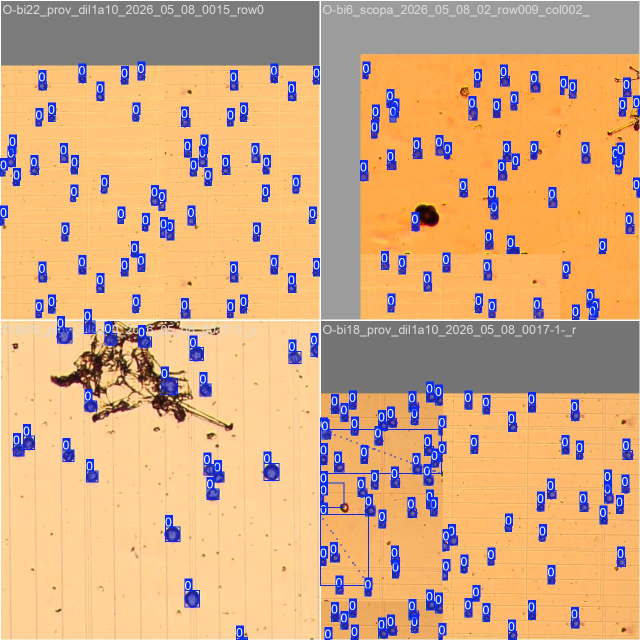
#> input picture runs/pollen_nano_test-2/train_batch0.jpg, 1280 x 1280 px (shown at 1/2 size)
$ python line_detector.py ../runs/pollen_nano_test-2/train_batch0.jpg
#> lines starting #> are read from the running program, lines starting #| are printed output that depends on the picture; after the words box and inside, x2 and y2 are one past the last pixel; in counts of white or black regions, pixels touching at a corner belong together
import cv2
import numpy as np
import os
from shapely.geometry import Polygon

def detect_grid_squares(image_source, min_square_area=1000, max_square_area=10000000, debug=False):
    """
    Detects the Bürker chamber counting grid using a High-Pass Thin-Strip Template Matching algorithm.
    By using thin strips and a high-pass filter, it avoids rotation smear and perfectly isolates the grid lines
    from dense pollen clusters.
    """
#> called with min_square_area = 1000, max_square_area = 10000000, debug = True
    if isinstance(image_source, str):
        img = cv2.imread(image_source)
#> img is the input picture: shape (1280, 1280, 3); mean B, G, R 130.3, 170.7, 212.5
        if img is None:
            raise ValueError(f"Could not read image: {image_source}")
    else:
        img = image_source.copy()

    gray = cv2.cvtColor(img, cv2.COLOR_BGR2GRAY)
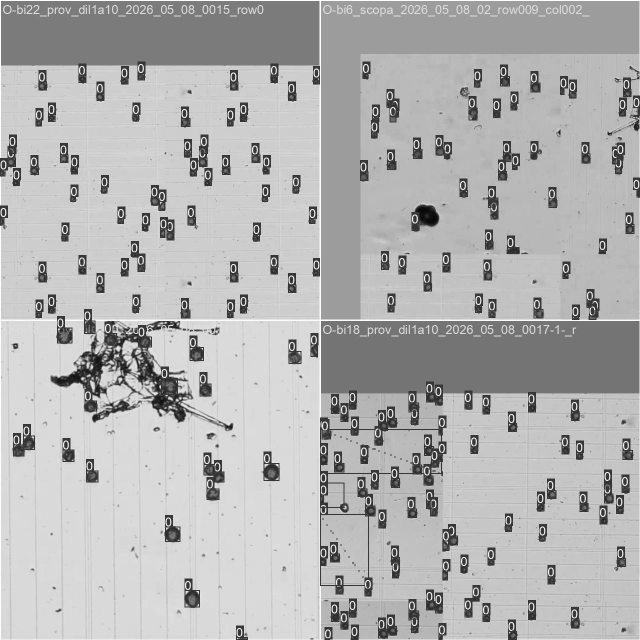
#> gray: shape (1280, 1280) (shown at 1/2 size); min 6, max 255, mean 178.6
    clahe = cv2.createCLAHE(clipLimit=2.0, tileGridSize=(8,8))
    gray = clahe.apply(gray)
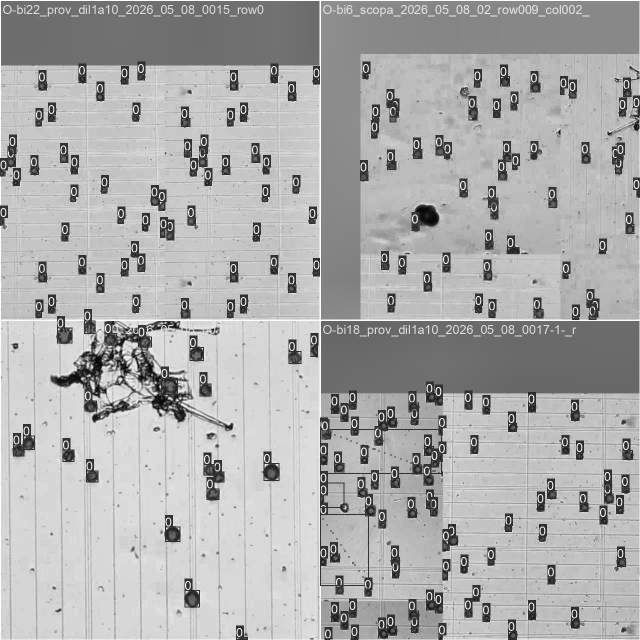
#> gray: shape (1280, 1280) (shown at 1/2 size); min 5, max 255, mean 172.4
    edges = cv2.Canny(gray, 50, 150, apertureSize=3)
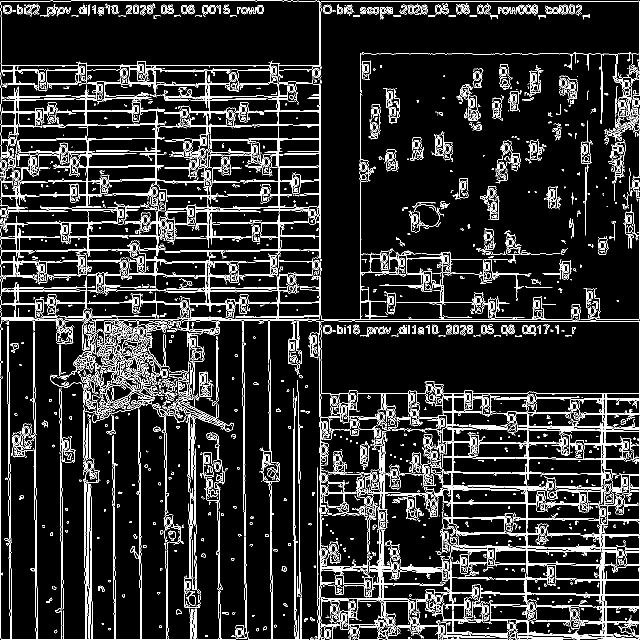
#> edges: shape (1280, 1280) (shown at 1/2 size); 10.6% white in thin lines or dots

    h, w = img.shape[:2]
    cx, cy = w // 2, h // 2

    # Use a thin strip across the center to avoid rotation smear
    strip_w = min(1000, w)
    strip_h = min(1000, h)

    strip_x = edges[cy - strip_h//2 : cy + strip_h//2, :]
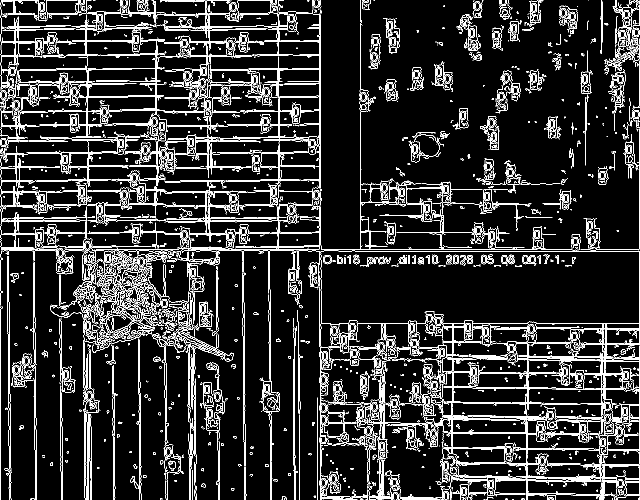
#> strip_x: shape (1000, 1280) (shown at 1/2 size); 11% white in thin lines or dots
    strip_y = edges[:, cx - strip_w//2 : cx + strip_w//2]
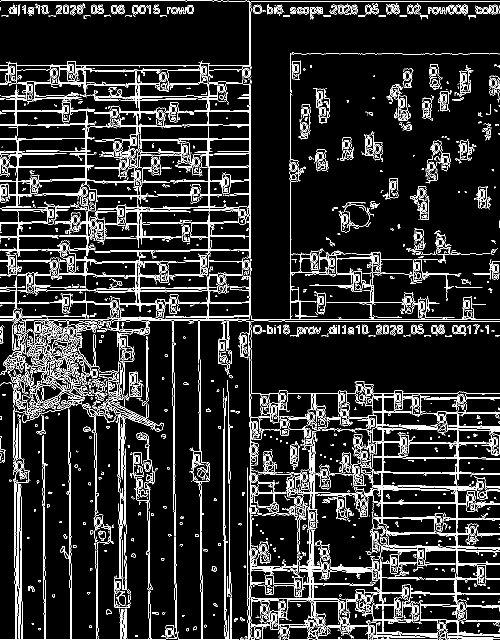
#> strip_y: shape (1280, 1000) (shown at 1/2 size); 10.5% white in thin lines or dots

    x_proj = np.sum(strip_x, axis=0)
#> x_proj = 1280 values, max 177480 at index 1278, min 2805 at index 0, mean 28127.7
    y_proj = np.sum(strip_y, axis=1)
#> y_proj = 1280 values, max 157080 at index 642, min 0 at index 0, mean 26833

    # High-pass filter: short smooth (keep lines) minus long smooth (remove pollen blobs)
    short_kernel = np.ones(5) / 5
    x_short = np.convolve(x_proj, short_kernel, mode='same')
#> x_short = 1280 values, max 91086 at index 640, min 9588 at index 693, mean 28053.8
    y_short = np.convolve(y_proj, short_kernel, mode='same')
#> y_short = 1280 values, max 99093 at index 640, min 510 at index 41, mean 26765.4

    long_kernel = np.ones(101) / 101
    x_long = np.convolve(x_proj, long_kernel, mode='same')
#> x_long = 1280 values, max 38573.2 at index 375, min 17393 at index 1279, mean 27398.5
    y_long = np.convolve(y_proj, long_kernel, mode='same')
#> y_long = 1280 values, max 35705 at index 621, min 3178.7 at index 79, mean 26050.8

    x_hp = x_short - x_long
#> x_hp = 1280 values, max 68320.3 at index 640, min -16023.1 at index 606, mean 655.3
    y_hp = y_short - y_long
#> y_hp = 1280 values, max 66167.7 at index 640, min -21284.7 at index 589, mean 714.6
    x_hp[x_hp < 0] = 0
    y_hp[y_hp < 0] = 0

    def get_best_grid(arr_x, arr_y):
        best_score = 0
        best_start_x = 0
        best_start_y = 0
        best_S = 187

        # A Bürker chamber has 4x4 squares in the corners.
        # So a corner has 5 lines: [0, 1, 2, 3, 4] * S
        # The central cross is 1mm wide, which is 4 * S.
        # So the next corner starts at 4 + 4 = 8.
        # The next corner has 5 lines: [8, 9, 10, 11, 12] * S
        template = [0, 1, 2, 3, 4, 8, 9, 10, 11, 12]

        # S is typically ~180-210 pixels for a 5184x3456 image.
        scale = w / 3456.0
        min_S = max(10, int(150 * scale))
        max_S = max(20, int(250 * scale))

        for S in range(min_S, max_S):
            # Find best X
            best_x_score = 0
            best_x = 0
            for i in range(len(arr_x) - 12 * S):
                score = sum(arr_x[i + idx * S] for idx in template)
                if score > best_x_score:
                    best_x_score = score
                    best_x = i

            # Find best Y
            best_y_score = 0
            best_y = 0
            for j in range(len(arr_y) - 12 * S):
                score = sum(arr_y[j + idx * S] for idx in template)
                if score > best_y_score:
                    best_y_score = score
                    best_y = j

            # We want the highest COMBINED score where X and Y share the exact same spacing (perfect squares)
            combined = best_x_score + best_y_score
            if combined > best_score:
                best_score = combined
                best_start_x = best_x
                best_start_y = best_y
                best_S = S
#> after the loop, best_S = 58; best_score = 335176; best_start_x = 2; best_start_y = 25

        return best_start_x, best_start_y, best_S

    x_start, y_start, true_spacing = get_best_grid(x_hp, y_hp)
#> x_start = 2; y_start = 25; true_spacing = 58

    macro_grids = {}
    vis_img = img.copy() if debug else None

    # We have 9 macro squares (3x3 grid).
    # Col indices: Left=0, Center=4, Right=8
    # Row indices: Top=0, Mid=4, Bottom=8
    labels_x = {0: "L", 4: "C", 8: "R"}
    labels_y = {0: "T", 4: "M", 8: "B"}

    for xi, x_char in labels_x.items():
        for yi, y_char in labels_y.items():
            label = f"{y_char}{x_char}"
            macro_x = x_start + xi * true_spacing
            macro_y = y_start + yi * true_spacing

            macro_grids[label] = []

            # Subdivide each macro square into a 4x4 grid of counting squares
            for i in range(4):
                for j in range(4):
                    sx1 = macro_x + i * true_spacing
                    sx2 = macro_x + (i + 1) * true_spacing
                    sy1 = macro_y + j * true_spacing
                    sy2 = macro_y + (j + 1) * true_spacing

                    poly = Polygon([(sx1, sy1), (sx2, sy1), (sx2, sy2), (sx1, sy2)])
                    macro_grids[label].append(poly)

                    if debug:
                        # Draw thin lines for the sub-grid
                        cv2.rectangle(vis_img, (int(sx1), int(sy1)), (int(sx2), int(sy2)), (255, 0, 0), 2)

            if debug:
                # Draw thick lines for the macro-square boundary
                cv2.rectangle(vis_img, (int(macro_x), int(macro_y)),
                              (int(macro_x + 4*true_spacing), int(macro_y + 4*true_spacing)),
                              (0, 255, 0), 6)
                # Label the macro square
                cv2.putText(vis_img, label, (int(macro_x) + 10, int(macro_y) + 50),
                            cv2.FONT_HERSHEY_SIMPLEX, 2, (0, 255, 0), 4)
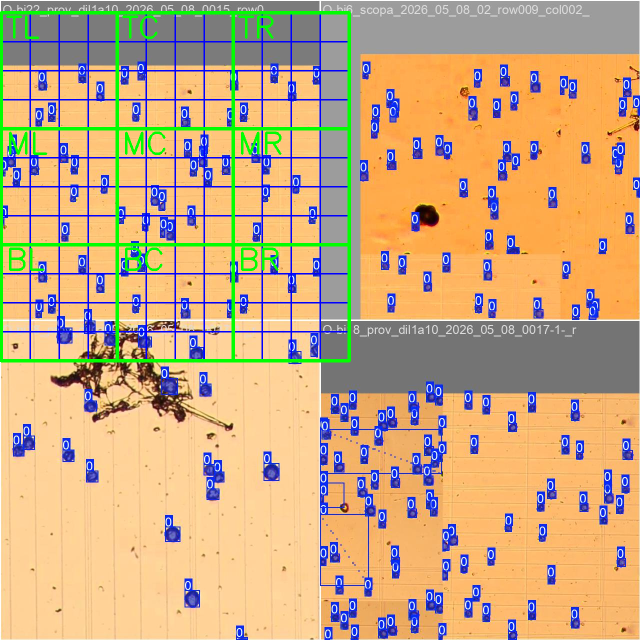
#> vis_img: shape (1280, 1280, 3) (shown at 1/2 size); 5.1% of pixels changed, all inside (x1, y1, x2, y2) = (0, 22, 702, 725)
#> after the loop, macro_grids = 9 items

    if debug:
        if isinstance(image_source, str):
            base_name = os.path.basename(image_source)
            name, ext = os.path.splitext(base_name)
            out_path = os.path.join(os.path.dirname(image_source), f"{name}_grid{ext}")
        else:
            out_path = "debug_live_grid.jpg"

        cv2.imwrite(out_path, vis_img)
        print(f"Debug grid image saved to: {out_path}")

    return macro_grids

if __name__ == "__main__":
    import sys
    if len(sys.argv) > 1:
        img_path = sys.argv[1]
        macro_grids = detect_grid_squares(img_path, debug=True)
#> macro_grids = 9 items
        total_sq = sum(len(grid) for grid in macro_grids.values())
#> total_sq = 144
        print(f"Found {total_sq} counting squares across {len(macro_grids)} macro-regions in {img_path}")
#| Found 144 counting squares across 9 macro-regions in ../runs/pollen_nano_test-2/train_batch0.jpg
    else:
        print("Usage: python src/line_detector.py <image_path>")

$ run again, on runs/pollen_nano_test-2/train_batch2.jpg
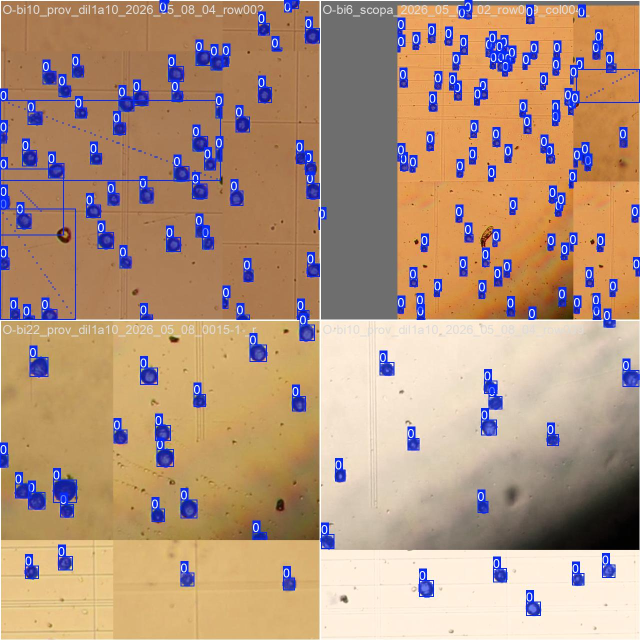
#> input picture runs/pollen_nano_test-2/train_batch2.jpg, 1280 x 1280 px (shown at 1/2 size)
#> in detect_grid_squares, img is the input picture: shape (1280, 1280, 3); mean B, G, R 125, 148.4, 178.7
#> in detect_grid_squares, `edges = cv2.Canny(gray, 50, 150, apertureSize=3)`:
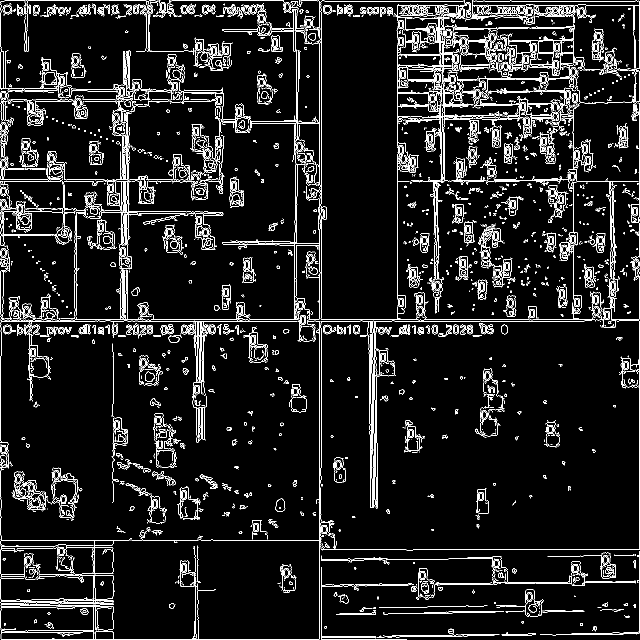
#> edges: shape (1280, 1280) (shown at 1/2 size); 7.4% white in thin lines or dots
#> strip_x: shape (1000, 1280); 6.9% white in thin lines or dots
#> strip_y: shape (1280, 1000); 7.2% white in thin lines or dots
#> x_proj = 1280 values, max 209355 at index 642, min 1020 at index 703, mean 17597.8
#> y_proj = 1280 values, max 240465 at index 642, min 1275 at index 1081, mean 18375.1
#> x_short = 1280 values, max 100623 at index 640, min 1632 at index 732, mean 17521.3
#> y_short = 1280 values, max 101694 at index 640, min 1887 at index 1108, mean 18313.1
#> x_long = 1280 values, max 24777.9 at index 51, min 6405.3 at index 693, mean 17058.5
#> y_long = 1280 values, max 33942.8 at index 60, min 5852.4 at index 1279, mean 17728.5
#> x_hp = 1280 values, max 84401.5 at index 640, min -14444.1 at index 272, mean 462.8
#> y_hp = 1280 values, max 76994.3 at index 640, min -21003.4 at index 50, mean 584.6
#> after the loop in get_best_grid, `for S in range(min_S, max_S):`: best_S = 56; best_score = 279103.3; best_start_x = 136; best_start_y = 24
#> x_start = 136; y_start = 24; true_spacing = 56
#> after the loop in detect_grid_squares, `for xi, x_char in labels_x.items():`:
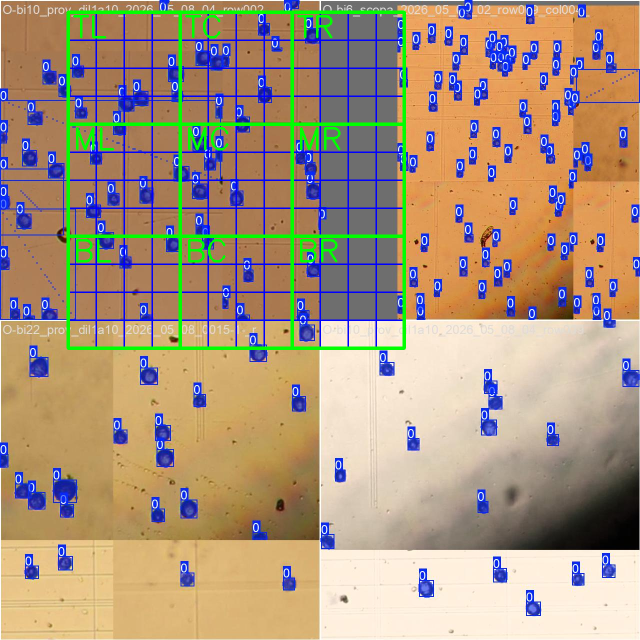
#> vis_img: shape (1280, 1280, 3) (shown at 1/2 size); 4.99% of pixels changed, all inside (x1, y1, x2, y2) = (133, 21, 812, 700)
#> after the loop in detect_grid_squares, `for xi, x_char in labels_x.items():`: macro_grids = 9 items
#> total_sq = 144
#| Found 144 counting squares across 9 macro-regions in ../runs/pollen_nano_test-2/train_batch2.jpg

$ run again, on runs/pollen_nano_test-2/train_batch50.jpg
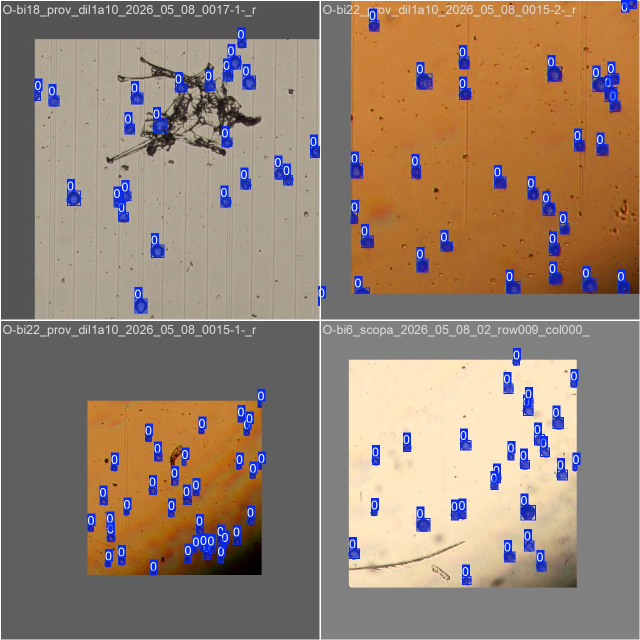
#> input picture runs/pollen_nano_test-2/train_batch50.jpg, 1280 x 1280 px (shown at 1/2 size)
#> in detect_grid_squares, img is the input picture: shape (1280, 1280, 3); mean B, G, R 113.1, 129.3, 149.3
#> in detect_grid_squares, `edges = cv2.Canny(gray, 50, 150, apertureSize=3)`:
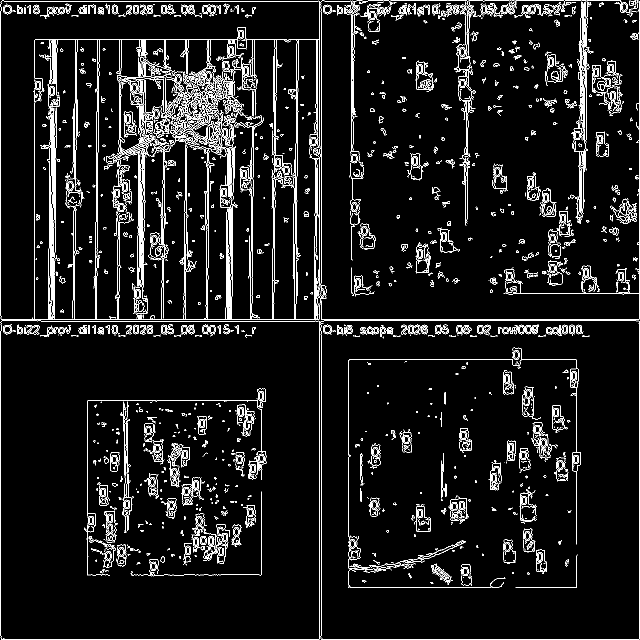
#> edges: shape (1280, 1280) (shown at 1/2 size); 6.3% white in thin lines or dots
#> strip_x: shape (1000, 1280); 6.6% white in thin lines or dots
#> strip_y: shape (1280, 1000); 6.6% white in thin lines or dots
#> x_proj = 1280 values, max 248625 at index 1, min 0 at index 0, mean 16765.1
#> y_proj = 1280 values, max 153000 at index 638, min 0 at index 0, mean 16955.1
#> x_short = 1280 values, max 101235 at index 640, min 714 at index 671, mean 16660
#> y_short = 1280 values, max 101694 at index 640, min 510 at index 679, mean 16879.4
#> x_long = 1280 values, max 32978.3 at index 417, min 3345.3 at index 0, mean 16490.8
#> y_long = 1280 values, max 28019.7 at index 188, min 510 at index 1226, mean 16447.3
#> x_hp = 1280 values, max 88187.1 at index 640, min -15265.2 at index 671, mean 169.2
#> y_hp = 1280 values, max 80594.6 at index 640, min -19708.7 at index 645, mean 432.2
#> after the loop in get_best_grid, `for S in range(min_S, max_S):`: best_S = 80; best_score = 333352.2; best_start_x = 0
#> true_spacing = 80
#> after the loop in detect_grid_squares, `for xi, x_char in labels_x.items():`:
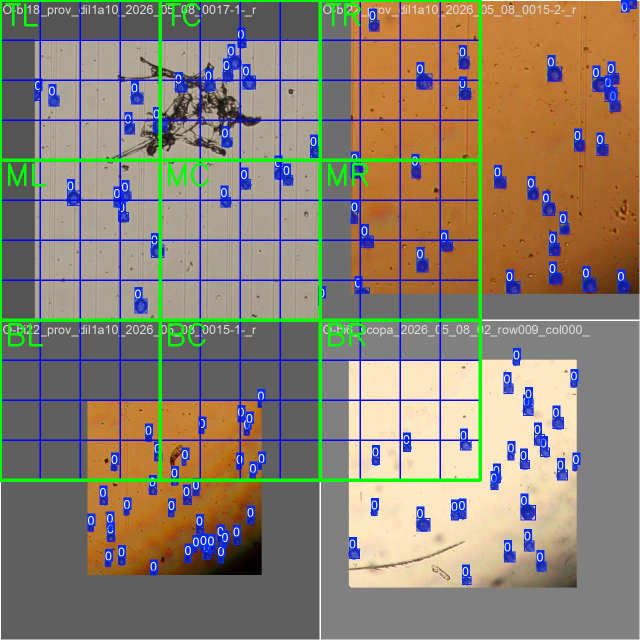
#> vis_img: shape (1280, 1280, 3) (shown at 1/2 size); 6.57% of pixels changed, all inside (x1, y1, x2, y2) = (0, 0, 964, 964)
#> after the loop in detect_grid_squares, `for xi, x_char in labels_x.items():`: macro_grids = 9 items
#> total_sq = 144
#| Found 144 counting squares across 9 macro-regions in ../runs/pollen_nano_test-2/train_batch50.jpg
